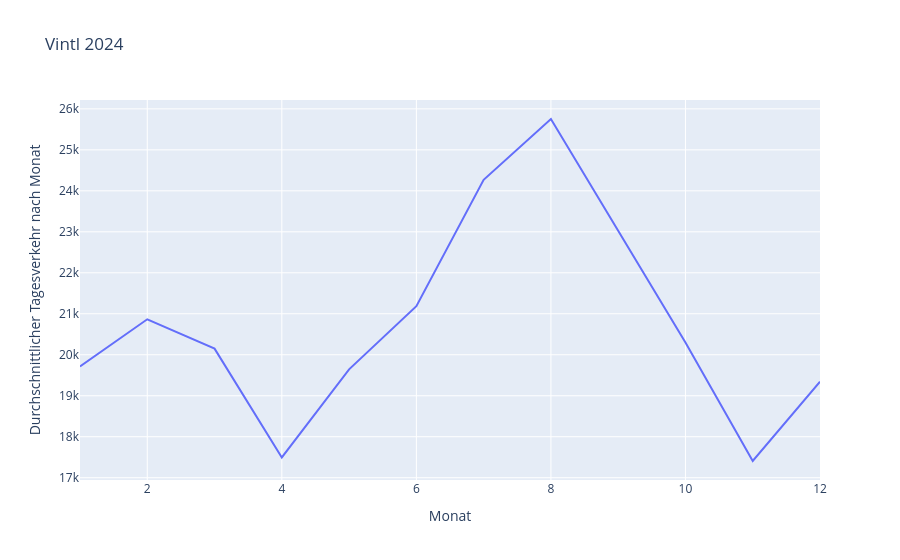

Notebook cell for this chart:
### Code cell
fig = px.line (
    df,
    x = "Monat",
    y = "Durchschnittlicher Tagesverkehr nach Monat",
    title = "Vintl 2024",
)

fig.show()

### Figure 1 — Plotly figure (JSON) as saved in the notebook; plotly's stock layout.template omitted (floating-point values rounded to 4 significant figures)
{"data": [{"hovertemplate": "Monat=%{x}<br>Durchschnittlicher Tagesverkehr nach Monat=%{y}<extra></extra>", "legendgroup": "", "line": {"color": "#636efa", "dash": "solid"}, "marker": {"symbol": "circle"}, "mode": "lines", "name": "", "orientation": "v", "showlegend": false, "type": "scatter", "x": [1, 2, 3, 4, 5, 6, 7, 8, 9, 10, 11, 12], "xaxis": "x", "y": [19720.0, 20870.0, 20150.0, 17500.0, 19640.0, 21180.0, 24270.0, 25750.0, 23030.0, 20300.0, 17410.0, 19340.0], "yaxis": "y"}], "layout": {"legend": {"tracegroupgap": 0}, "title": {"text": "Vintl 2024"}, "xaxis": {"anchor": "y", "domain": [0, 1], "title": {"text": "Monat"}}, "yaxis": {"anchor": "x", "domain": [0, 1], "title": {"text": "Durchschnittlicher Tagesverkehr nach Monat"}}}}
